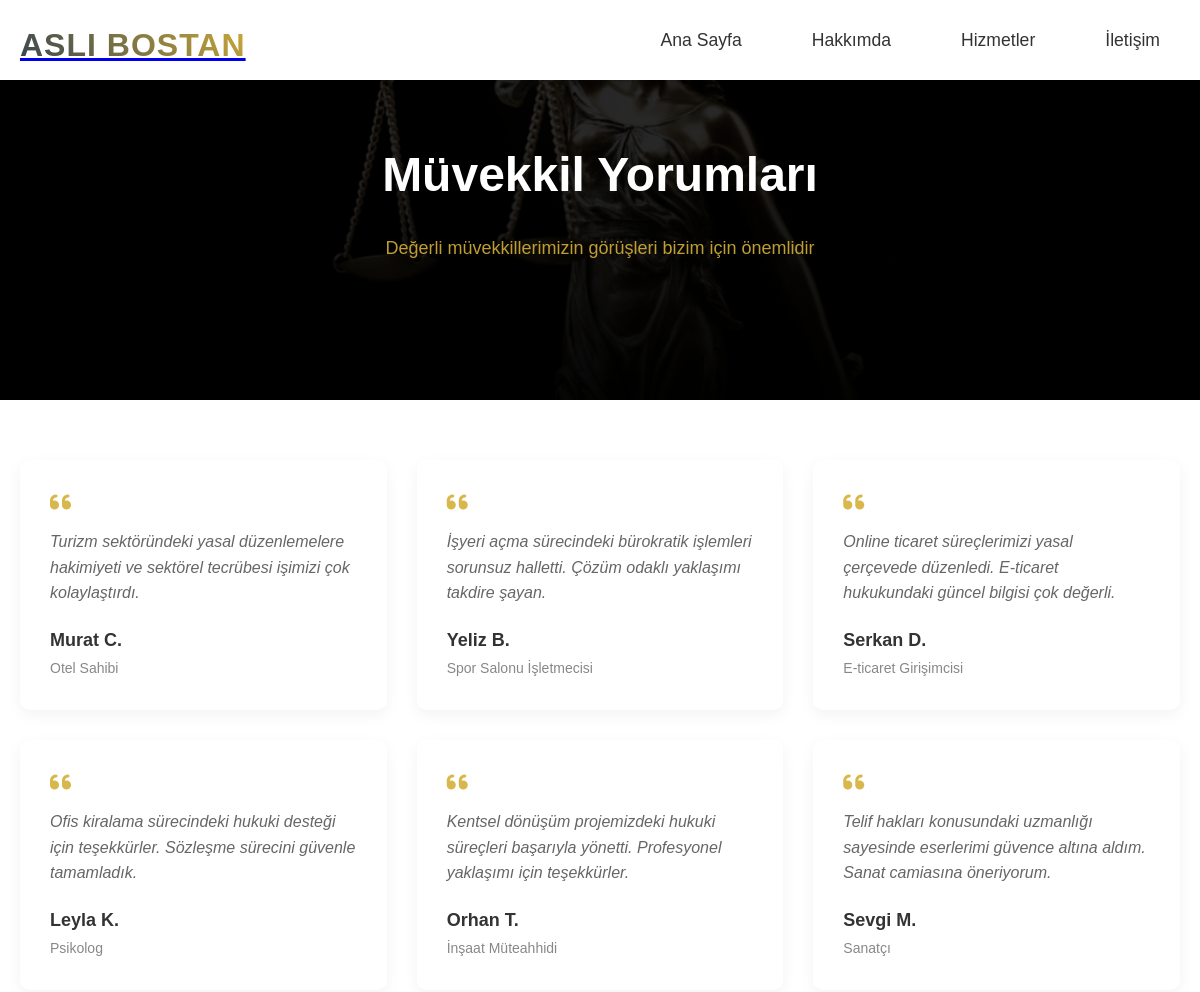
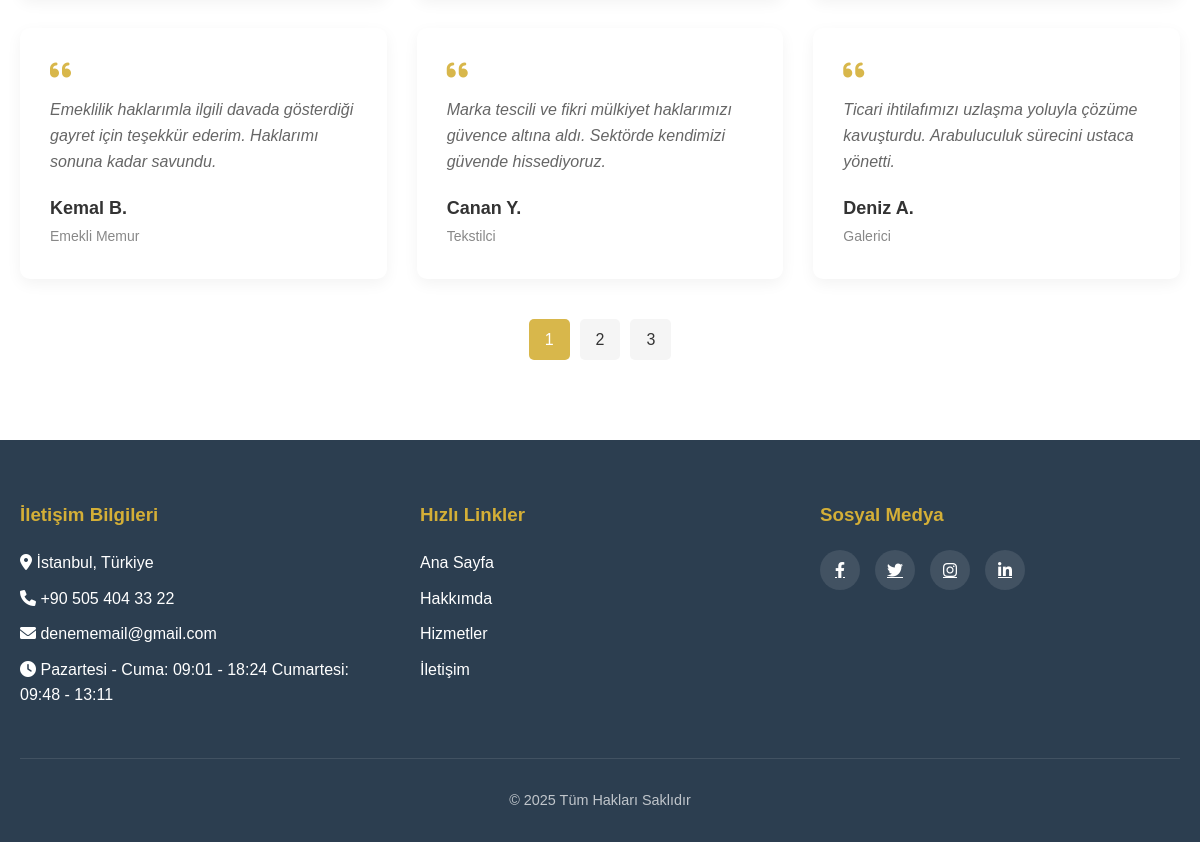
The app's page /muvekkil-yorumlari.php with its own data (2 pictures, top to bottom).
### tables this page shows
CREATE TABLE `site_ayarlari` (
  `id` int(11) NOT NULL,
  `site_baslik` varchar(255) NOT NULL,
  `logotype` varchar(255) NOT NULL,
  `avukat_gorsel` varchar(255) DEFAULT NULL,
  `logo` varchar(255) DEFAULT NULL,
  `dava_sayisi` varchar(50) DEFAULT NULL,
  `muvekkil_sayisi` varchar(50) DEFAULT NULL,
  `deneyim_yili` varchar(50) DEFAULT NULL,
  `biyografi` text,
  `egitim` text,
  `uzmanlik` text,
  `email` varchar(255) NOT NULL,
  `telefon` varchar(20) NOT NULL,
  `adres` text NOT NULL,
  `calisma_saatleri` text,
  `maps_code` text,
  `facebook` varchar(255) DEFAULT NULL,
  `twitter` varchar(255) DEFAULT NULL,
  `instagram` varchar(255) DEFAULT NULL,
  `linkedin` varchar(255) DEFAULT NULL,
  `created_at` timestamp NULL DEFAULT CURRENT_TIMESTAMP,
  `whatsapp_telefon` varchar(20) DEFAULT NULL
);

CREATE TABLE `slider` (
  `id` int(11) NOT NULL,
  `baslik` varchar(100) DEFAULT NULL,
  `aciklama` text,
  `resim_url` varchar(255) DEFAULT NULL,
  `sira` int(11) DEFAULT NULL,
  `button_text` varchar(50) DEFAULT NULL,
  `button_link` varchar(255) DEFAULT NULL
);

CREATE TABLE `yorumlar` (
  `id` int(11) NOT NULL,
  `isim` varchar(255) NOT NULL,
  `unvan` varchar(255) NOT NULL,
  `yorum` text NOT NULL,
  `durum` tinyint(1) DEFAULT '1',
  `created_at` timestamp NULL DEFAULT CURRENT_TIMESTAMP
);

CREATE TABLE `iletisim_bilgileri` (
  `id` int(11) NOT NULL,
  `adres` text,
  `telefon` varchar(50) DEFAULT NULL,
  `email` varchar(100) DEFAULT NULL,
  `calismaSaatleri` text,
  `maps_code` text
);

### muvekkil-yorumlari.php (the view, shortened to what this page needs)
<?php
include 'includes/config.php';
include 'includes/header.php';
$slider = $db->query("SELECT * FROM slider ORDER BY sira ASC LIMIT 1")->fetch();
$heroImage = 'uploads/slider/'.$slider['resim_url'];
$sayfa = isset($_GET['sayfa']) ? (int)$_GET['sayfa'] : 1;
$limit = 9;
$offset = ($sayfa - 1) * $limit;
$total = $db->query("SELECT COUNT(*) FROM yorumlar WHERE durum = 1")->fetchColumn();
$total_pages = ceil($total / $limit);
$yorumlar = $db->query("SELECT * FROM yorumlar WHERE durum = 1 ORDER BY id DESC LIMIT $offset, $limit")->fetchAll();
?>
<main>
    <section class="page-hero" style="background-image: url('<?php echo $heroImage; ?>')">
        <div class="hero-overlay"></div>
        <div class="hero-content">
            <h1>Müvekkil Yorumları</h1>
            <p class="subtitle" style="color: #d4af37;">Değerli müvekkillerimizin görüşleri bizim için önemlidir</p>
        </div>
    </section>
    <section class="testimonials-page">
        <div class="container">
            <div class="testimonials-grid">
                <?php foreach($yorumlar as $yorum): ?>
                <div class="testimonial-card">
                    <div class="testimonial-content">
                        <i class="fas fa-quote-left"></i>
                        <p><?php echo $yorum['yorum']; ?></p>
                    </div>
                    <div class="testimonial-author">
                        <h4><?php echo $yorum['isim']; ?></h4>
                        <span><?php echo $yorum['unvan']; ?></span>
                    </div>
                </div>
                <?php endforeach; ?>
            </div>
            <?php if($total_pages > 1): ?>
            <div class="pagination">
                <?php for($i = 1; $i <= $total_pages; $i++): ?>
                <a href="?sayfa=<?php echo $i; ?>" class="page-link <?php echo ($sayfa == $i) ? 'active' : ''; ?>">
                    <?php echo $i; ?>
                </a>
                <?php endfor; ?>
            </div>
            <?php endif; ?>
        </div>
    </section>
</main>
<?php include 'includes/footer.php'; ?>

### includes/header.php (shortened to what this page needs)
<!DOCTYPE html>
<html lang="tr">
<head>
    <link rel="stylesheet" href="css/style.css">
    <link rel="stylesheet" href="https://cdnjs.cloudflare.com/ajax/libs/font-awesome/6.0.0/css/all.min.css">
</head>
<body>
    <?php
    $site_ayarlari = $db->query("SELECT site_baslik, logo, logotype FROM site_ayarlari WHERE id = 1")->fetch();
    ?>
    <header class="main-header">
        <div class="container">
            <nav class="navbar">
                <div class="logo">
                    <a href="index.php">
                        <?php if (!empty($site_ayarlari['logo'])): ?>
                            <img src="uploads/<?php echo $site_ayarlari['logo']; ?>" alt="<?php echo $site_ayarlari['site_baslik']; ?>">
                        <?php else: ?>
                            <div class="logotype"><?php echo $site_ayarlari['logotype']; ?></div>
                        <?php endif; ?>
                    </a>
                </div>
                <ul class="nav-menu" id="navMenu">
                    <li><a href="index.php" class="nav-link">Ana Sayfa</a></li>
                    <li><a href="hakkimda.php" class="nav-link">Hakkımda</a></li>
                    <li><a href="hizmetler.php" class="nav-link">Hizmetler</a></li>
                    <li><a href="iletisim.php" class="nav-link">İletişim</a></li>
                </ul>
            </nav>
        </div>
    </header>

### includes/footer.php (shortened to what this page needs)
<footer>
    <div class="container">
        <div class="footer-grid">
            <div class="footer-section">
                <h3>İletişim Bilgileri</h3>
                <?php
                $iletisim = $db->query("SELECT * FROM iletisim_bilgileri WHERE id = 1")->fetch();
                ?>
                <ul class="footer-links">
                    <li>
                        <i class="fas fa-map-marker-alt"></i>
                        <span><?php echo htmlspecialchars($iletisim['adres'], ENT_QUOTES, 'UTF-8'); ?></span>
                    </li>
                    <li>
                        <i class="fas fa-phone"></i>
                        <span><?php echo htmlspecialchars($iletisim['telefon'], ENT_QUOTES, 'UTF-8'); ?></span>
                    </li>
                    <li>
                        <i class="fas fa-envelope"></i>
                        <span><?php echo htmlspecialchars($iletisim['email'], ENT_QUOTES, 'UTF-8'); ?></span>
                    </li>
                    <li>
                        <i class="fas fa-clock"></i>
                        <span><?php echo htmlspecialchars($iletisim['calismaSaatleri'], ENT_QUOTES, 'UTF-8'); ?></span>
                    </li>
                </ul>
            </div>
            <div class="footer-section">
                <h3>Hızlı Linkler</h3>
                <ul class="footer-links">
                    <li><a href="index.php">Ana Sayfa</a></li>
                    <li><a href="hakkimda.php">Hakkımda</a></li>
                    <li><a href="hizmetler.php">Hizmetler</a></li>
                    <li><a href="iletisim.php">İletişim</a></li>
                </ul>
            </div>
            <div class="footer-section">
                <h3>Sosyal Medya</h3>
                <div class="social-links">
                    <a href="#" target="_blank"><i class="fab fa-facebook-f"></i></a>
                    <a href="#" target="_blank"><i class="fab fa-twitter"></i></a>
                    <a href="#" target="_blank"><i class="fab fa-instagram"></i></a>
                    <a href="#" target="_blank"><i class="fab fa-linkedin-in"></i></a>
                </div>
            </div>
        </div>
        <div class="copyright">
            <p>&copy; <?php echo date('Y'); ?> Tüm Hakları Saklıdır</p>
        </div>
    </div>
</footer>
</body>
</html>

### css/style.css (style rules this page uses)
:root { --primary-color: #2c3e50; --secondary-color: #D4AF37; --text-color: #333333; --light-text: #666666; --white: #ffffff; --gray-bg: #f8f9fa; --transition: all 0.3s ease; }
* { margin: 0; padding: 0; box-sizing: border-box; }
body { font-family: 'Poppins', sans-serif; line-height: 1.6; color: var(--text-color); }
.container { max-width: 1200px; margin: 0 auto; padding: 0 20px; }
.main-header { position: fixed; top: 0; left: 0; width: 100%; background: rgba(255, 255, 255, 0.95); box-shadow: 0 2px 10px rgba(0,0,0,0.1); z-index: 1000; backdrop-filter: blur(10px); }
.navbar { display: flex; justify-content: space-between; align-items: center; height: 80px; }
.logo { height: 60px; }
.logo .logotype { font-size: 32px; font-weight: bold; padding: 10px 0; }
.nav-menu { display: flex; gap: 30px; list-style: none; }
.nav-link { color: #2c3e50; text-decoration: none; font-size: 1.1rem; font-weight: 500; padding: 8px 15px; border-radius: 5px; transition: all 0.3s ease; position: relative; }
.nav-link::after { content: ''; position: absolute; bottom: 0; left: 50%; width: 0; height: 2px; background: #D4AF37; transition: all 0.3s ease; transform: translateX(-50%); }
footer { background: var(--primary-color); color: var(--white); padding: 60px 0 30px; }
.footer-grid { display: grid; grid-template-columns: repeat(auto-fit, minmax(250px, 1fr)); gap: 40px; margin-bottom: 40px; }
.footer-section h3 { color: var(--secondary-color); margin-bottom: 20px; }
.footer-links { list-style: none; }
.footer-links li { margin-bottom: 10px; }
.footer-links a { color: var(--white); text-decoration: none; transition: var(--transition); }
.social-links { display: flex; gap: 15px; margin-top: 20px; }
.social-links a { width: 40px; height: 40px; background: rgba(255,255,255,0.1); border-radius: 50%; display: flex; align-items: center; justify-content: center; color: var(--white); transition: var(--transition); }
.copyright { text-align: center; padding-top: 30px; border-top: 1px solid rgba(255,255,255,0.1); font-size: 0.9rem; color: rgba(255,255,255,0.7); }
.hero-overlay { position: absolute; top: 0; left: 0; width: 100%; height: 100%; background: rgba(0, 0, 0, 0.6); }
.testimonials-grid { display: grid; grid-template-columns: repeat(auto-fit, minmax(300px, 1fr)); gap: 30px; }
.testimonial-card { background: var(--white); padding: 30px; border-radius: 10px; box-shadow: 0 5px 15px rgba(0,0,0,0.05); transition: var(--transition); }
.logotype { font-size: 24px; font-weight: 700; color: #2c3e50; letter-spacing: 1px; text-transform: uppercase; background: linear-gradient(45deg, #2c3e50, #D4AF37); -webkit-background-clip: text; -webkit-text-fill-color: transparent; transition: all 0.3s ease; }

### includes/header.php (style rules this page uses)
.main-header { background: #fff; box-shadow: 0 2px 5px rgba(0,0,0,0.1); position: fixed; width: 100%; top: 0; z-index: 1000; }
.navbar { display: flex; justify-content: space-between; align-items: center; padding: 15px 0; }
.logotype { font-size: 24px; font-weight: bold; color: #333; }
.nav-menu { display: flex; list-style: none; margin: 0; padding: 0; }
.nav-link { color: #333; text-decoration: none; padding: 10px 20px; transition: color 0.3s; }

### records on screen
site_ayarlari: logotype "ASLI BOSTAN"
slider: resim_url (picture)
yorumlar: yorum "Turizm sektöründeki yasal düzenlemelere hakimiyeti ve sektörel tecrübesi işimizi çok kolaylaştırdı.", isim "Murat C.", unvan "Otel Sahibi"
yorumlar: yorum "İşyeri açma sürecindeki bürokratik işlemleri sorunsuz halletti. Çözüm odaklı yaklaşımı takdire şayan.", isim "Yeliz B.", unvan "Spor Salonu İşletmecisi"
yorumlar: yorum "Online ticaret süreçlerimizi yasal çerçevede düzenledi. E-ticaret hukukundaki güncel bilgisi çok değerli.", isim "Serkan D.", unvan "E-ticaret Girişimcisi"
yorumlar: yorum "Ofis kiralama sürecindeki hukuki desteği için teşekkürler. Sözleşme sürecini güvenle tamamladık.", isim "Leyla K.", unvan "Psikolog"
yorumlar: yorum "Kentsel dönüşüm projemizdeki hukuki süreçleri başarıyla yönetti. Profesyonel yaklaşımı için teşekkürler.", isim "Orhan T.", unvan "İnşaat Müteahhidi"
yorumlar: yorum "Telif hakları konusundaki uzmanlığı sayesinde eserlerimi güvence altına aldım. Sanat camiasına öneriyorum.", isim "Sevgi M.", unvan "Sanatçı"
yorumlar: yorum "Emeklilik haklarımla ilgili davada gösterdiği gayret için teşekkür ederim. Haklarımı sonuna kadar savundu.", isim "Kemal B.", unvan "Emekli Memur"
yorumlar: yorum "Marka tescili ve fikri mülkiyet haklarımızı güvence altına aldı. Sektörde kendimizi güvende hissediyoruz.", isim "Canan Y.", unvan "Tekstilci"
yorumlar: yorum "Ticari ihtilafımızı uzlaşma yoluyla çözüme kavuşturdu. Arabuluculuk sürecini ustaca yönetti.", isim "Deniz A.", unvan "Galerici"
iletisim_bilgileri: adres "İstanbul, Türkiye", telefon "+90 505 404 33 22", email "denememail@gmail.com", calismaSaatleri "Pazartesi - Cuma: 09:01 - 18:24 Cumartesi: 09:48 - 13:11"
